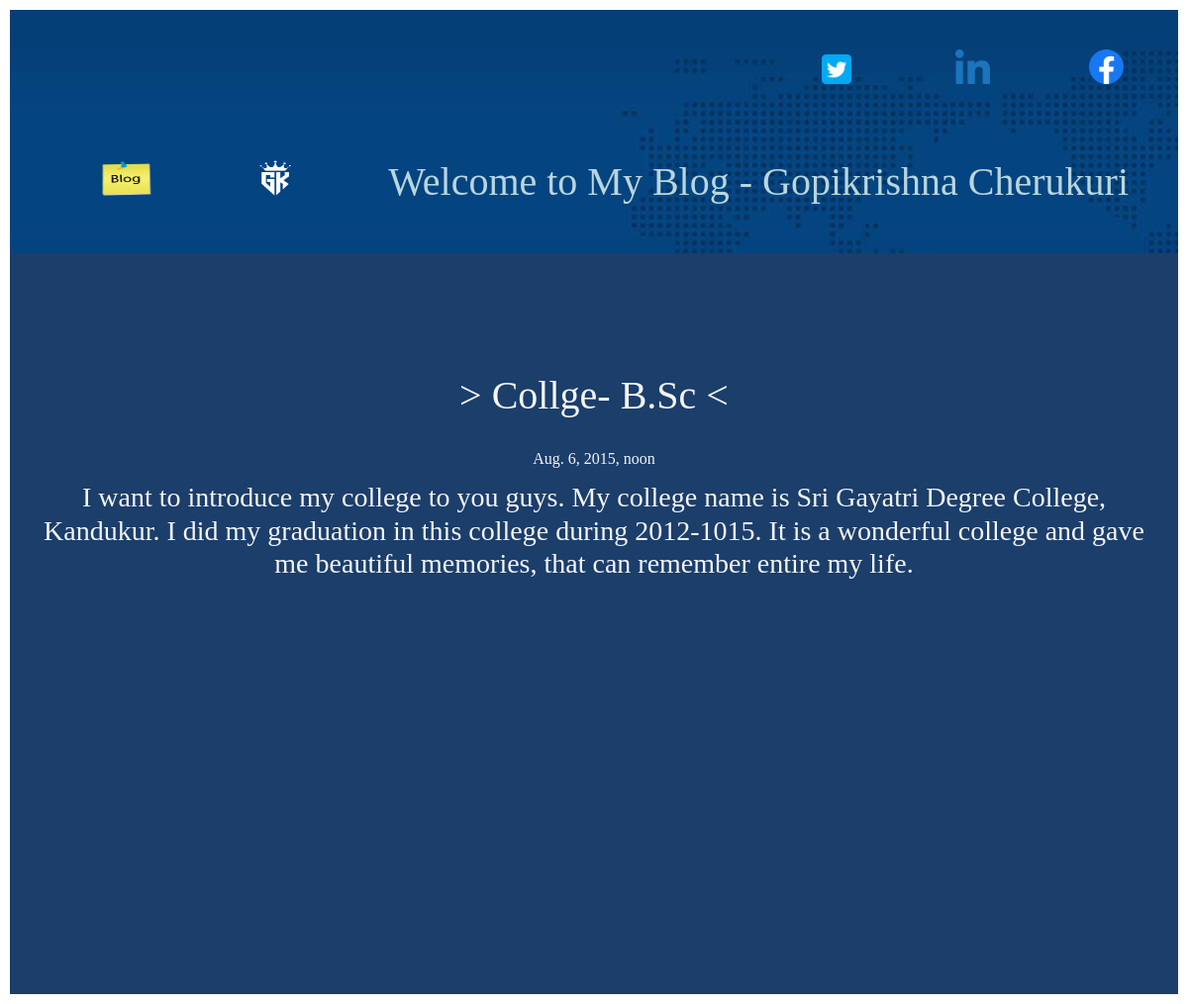
The app's page /blog/4/ with its own data.
### Blog/models.py (models this page shows, shortened)
class Blog(models.Model):
    title = models.CharField(max_length=100)
    date = models.DateTimeField()
    description = models.TextField(max_length=1000)

### Blog/views.py (the view)
# urls.py: path('<int:blog_id>/', views.blog_details, name='blog_details'),
def blog_details(request, blog_id):
    blog=get_object_or_404(Blog, pk=blog_id)
    return render(request, 'Blog/blog_details.html', {'blog':blog})

### Blog/templates/Blog/blog_details.html (shortened to what this page needs)
{% include "Portfolio/head.html" %}
{% load static %}
<div class="details">
    <h1 style="padding:20px"> > {{ blog.title }} <</h1>
    {{ blog.date}}
    <div style="padding:5px">
    <h3>{{ blog.description }}</h3>
    </div>
</div>

### Blog/templates/Blog/blog_details.html (style rules this page uses)
.details { color: whitesmoke; text-align: center; background-color: rgb(27, 62, 107);; padding-bottom: 400px; padding-top: 100px; font-family: 'Agency FB'; }

### records on screen
Blog: title "Collge- B.Sc", date "Aug. 6, 2015, noon", description "I want to introduce my college to you guys. My college name is Sri Gayatri Degree College, Kandukur. I did my graduation in this college during 2012-1015. It is a wonderful college and gave me beautiful memories, that can remember entire my life."
